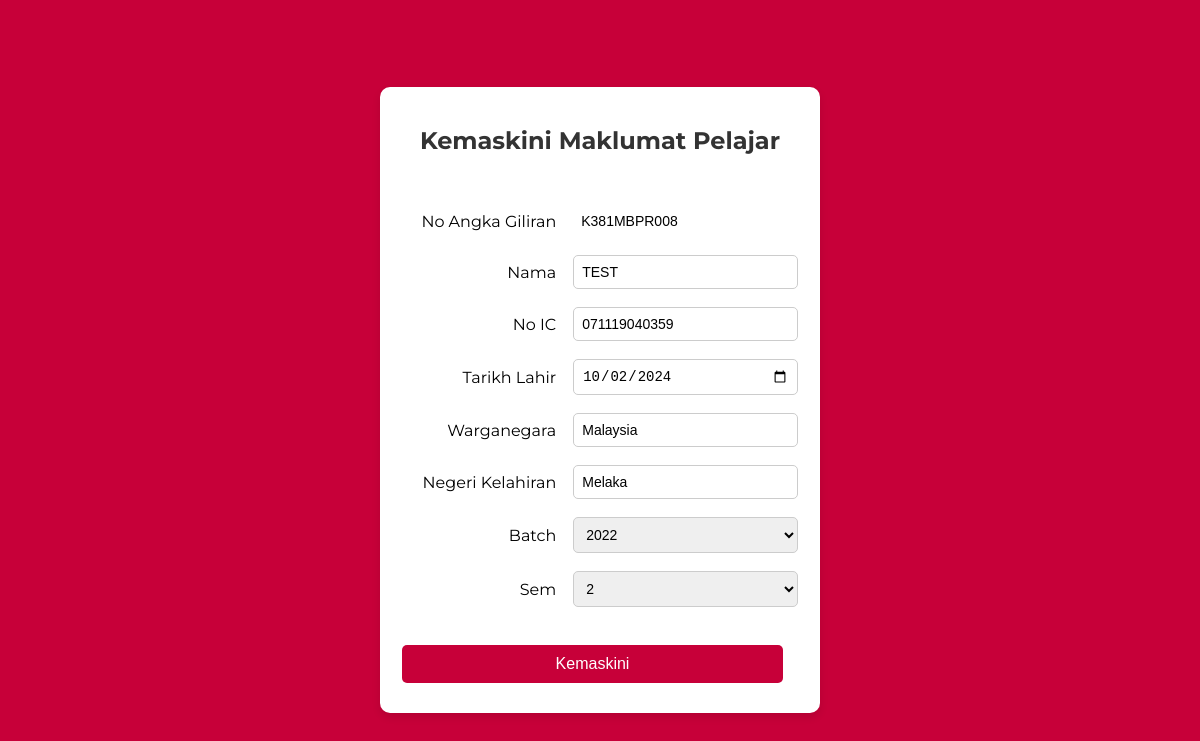
Page /updatebpr.php?no_angka_giliran=K381MBPR008 on the committed database.
### tables this page shows
CREATE TABLE `maklumatbpr` (
  `no_angka_giliran` varchar(11) NOT NULL,
  `nama` text NOT NULL,
  `no_ic` varchar(12) NOT NULL,
  `tarikh_lahir` date NOT NULL,
  `warganegara` text NOT NULL,
  `negeri_kelahiran` text NOT NULL,
  `batch` text NOT NULL,
  `sem` text NOT NULL
);

### updatebpr.php (the view, shortened to what this page needs)
<?php
    include 'connection.php';
    $no_angka_giliran = $_GET['no_angka_giliran'];
    $papar = mysqli_query($connect, "SELECT * FROM maklumatbpr WHERE no_angka_giliran='$no_angka_giliran'");
    while($res = mysqli_fetch_array($papar))
    {
        $no_angka_giliran = $res['no_angka_giliran'];
        $nama = $res['nama'];
        $no_ic = $res['no_ic'];
        $tarikh_lahir = $res['tarikh_lahir'];
        $warganegara = $res['warganegara'];
        $negeri_kelahiran = $res['negeri_kelahiran'];
        $batch = $res['batch'];
        $sem = $res['sem'];
    }
?>
<!DOCTYPE html>
<html lang="en">
<head>
</head>
<body>
    <div class="form-container">
        <h2>Kemaskini Maklumat Pelajar</h2>
        <form action="pros_kemaskinibpr.php" method="post">
            <table>
                <tr>
                    <td>No Angka Giliran</td>
                    <td><input style="border: none;" type="text" name="no_angka_giliran" value="<?php echo $no_angka_giliran; ?>" readonly></td>
                </tr>
                <tr>
                    <td>Nama</td>
                    <td><input type="text" name="nama" value="<?php echo $nama; ?>"></td>
                </tr>
                <tr>
                    <td>No IC</td>
                    <td><input type="text" name="no_ic" value="<?php echo $no_ic; ?>"></td>
                </tr>
                <tr>
                    <td>Tarikh Lahir</td>
                    <td><input type="date" name="tarikh_lahir" value="<?php echo $tarikh_lahir; ?>"></td>
                </tr>
                <tr>
                    <td>Warganegara</td>
                    <td><input type="text" name="warganegara" value="<?php echo $warganegara; ?>"></td>
                </tr>
                <tr>
                    <td>Negeri Kelahiran</td>
                    <td><input type="text" name="negeri_kelahiran" value="<?php echo $negeri_kelahiran; ?>"></td>
                </tr>
                <tr>
                    <td>Batch</td>
                    <td>
                        <select name="batch">
                            <option value="2022" <?php if($batch == '2022') echo 'selected'; ?>>2022</option>
                        </select>
                    </td>
                </tr>
                <tr>
                    <td>Sem</td>
                    <td>
                        <select name="sem">
                            <option value="2" <?php if($sem == '2') echo 'selected'; ?>>2</option>
                        </select>
                    </td>
                </tr>
                <tr>
                    <td colspan="2"><input type="submit" name="update" value="Kemaskini"></td>
                </tr>
            </table>
        </form>
    </div>
</body>
</html>

### updatebpr.php (style rules this page uses)
body { font-family: 'Montserrat', sans-serif; background-color: #C70039; margin: 0; padding: 0; display: flex; justify-content: center; align-items: center; height: 100vh; }
h2 { text-align: center; padding-bottom: 20px; color: #333; }
.form-container { background-color: white; padding: 20px; border-radius: 10px; box-shadow: 0 4px 8px rgba(0, 0, 0, 0.1); max-width: 400px; width: 100%; }
table { width: 100%; margin-top: 20px; }
table td { padding: 8px 0; }
table td:first-child { text-align: right; padding-right: 15px; }
input[type="text"], input[type="date"], select { width: 100%; padding: 8px; border: 1px solid #ccc; border-radius: 5px; box-sizing: border-box; font-size: 14px; }
input[type="submit"] { background-color: #C70039; color: white; border: none; border-radius: 5px; padding: 10px 20px; cursor: pointer; font-size: 16px; margin-top: 20px; width: 100%; }

### rows in the picture
maklumatbpr: no_angka_giliran "K381MBPR008", nama "TEST", no_ic "071119040359", tarikh_lahir "10/02/2024", warganegara "Malaysia", negeri_kelahiran "Melaka", batch "2022", sem "2"
